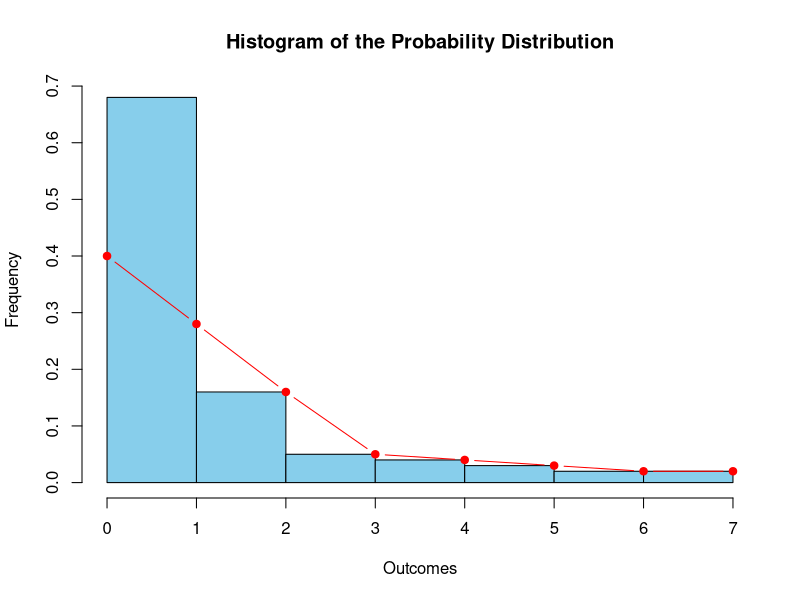

Reproduce this figure in R.
# Sample probability distribution
outcomes <- c(0, 1, 2, 3, 4, 5,6,7)
probabilities <- c(0.4, 0.28, 0.16, 0.05, 0.04, 0.03, 0.02, 0.02)

# Rounding the 'times' argument to avoid non-integer values
hist_data <- rep(outcomes, times = round(probabilities * 100))

# Creating a histogram
hist(hist_data, 
     breaks = length(outcomes), 
     col = "skyblue", 
     main = "Histogram of the Probability Distribution", 
     xlab = "Outcomes", 
     ylab = "Frequency", 
     probability = TRUE)

# Adding probability distribution as a line
lines(outcomes, probabilities, type = "b", pch = 19, col = "red")
# Calculating the mean
mean_value <- sum(outcomes * probabilities)
mean_value
# Calculating the standard deviation
std_dev <- sqrt(sum((outcomes - mean_value)^2 * probabilities))
std_dev

# Define profits and probabilities
profits <- c(-90000, 70000, 200000)
probabilities <- c(0.40, 0.45, 0.15)

# Calculate the expected profit
expected_profit <- sum(profits * probabilities)
expected_profit
# Define winnings and probabilities
winnings <- c(50, 10, -5)
probabilities <- c(0.0556, 0.1667, 0.7777)

# Calculate the expected winnings
expected_winnings <- sum(winnings * probabilities)
expected_winnings